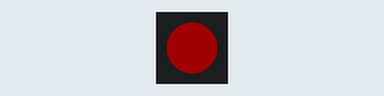
This sketch was run on a simulated ESP32. Shown: 1 RGB LEDs in strip order, left to right. Dim RGB values are drawn brighter than linear.

Above: at 0.2 s.
At 1.6 s:
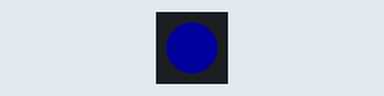
At 3.3 s:
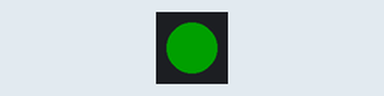
At 4.5 s:
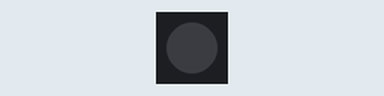
Timing chart, 0 to 5.5 s (numbered marks = the images above):
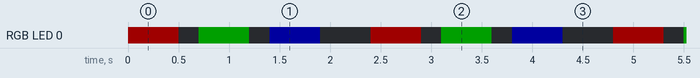

The sketch:

02_ws2812.ino
```cpp
#include <Adafruit_NeoPixel.h>

#define WS2812_PIN 32
#define WS2812_COUNT 1

Adafruit_NeoPixel strip(WS2812_COUNT, WS2812_PIN, NEO_GRB + NEO_KHZ800);

void showColor(uint8_t r, uint8_t g, uint8_t b, uint16_t onMs, uint16_t offMs) {
  strip.setPixelColor(0, strip.Color(r, g, b));
  strip.show();
  delay(onMs);

  strip.setPixelColor(0, 0);
  strip.show();
  delay(offMs);
}

void setup() {
  strip.begin();
  strip.setBrightness(32);
  strip.clear();
  strip.show();
}

void loop() {
  showColor(255, 0, 0, 500, 200);
  showColor(0, 255, 0, 500, 200);
  showColor(0, 0, 255, 500, 500);
}
```

Measured:
- by itself, RGB LED 0: repeats every 2.4 s: off 0.20 s, RGB(0, 32, 0) 0.50 s, off 0.20 s, RGB(0, 0, 32) 0.50 s, off 0.50 s, RGB(32, 0, 0) 0.50 s
- by itself, everything shown: repeats every 2.4 s, in 6 steps
